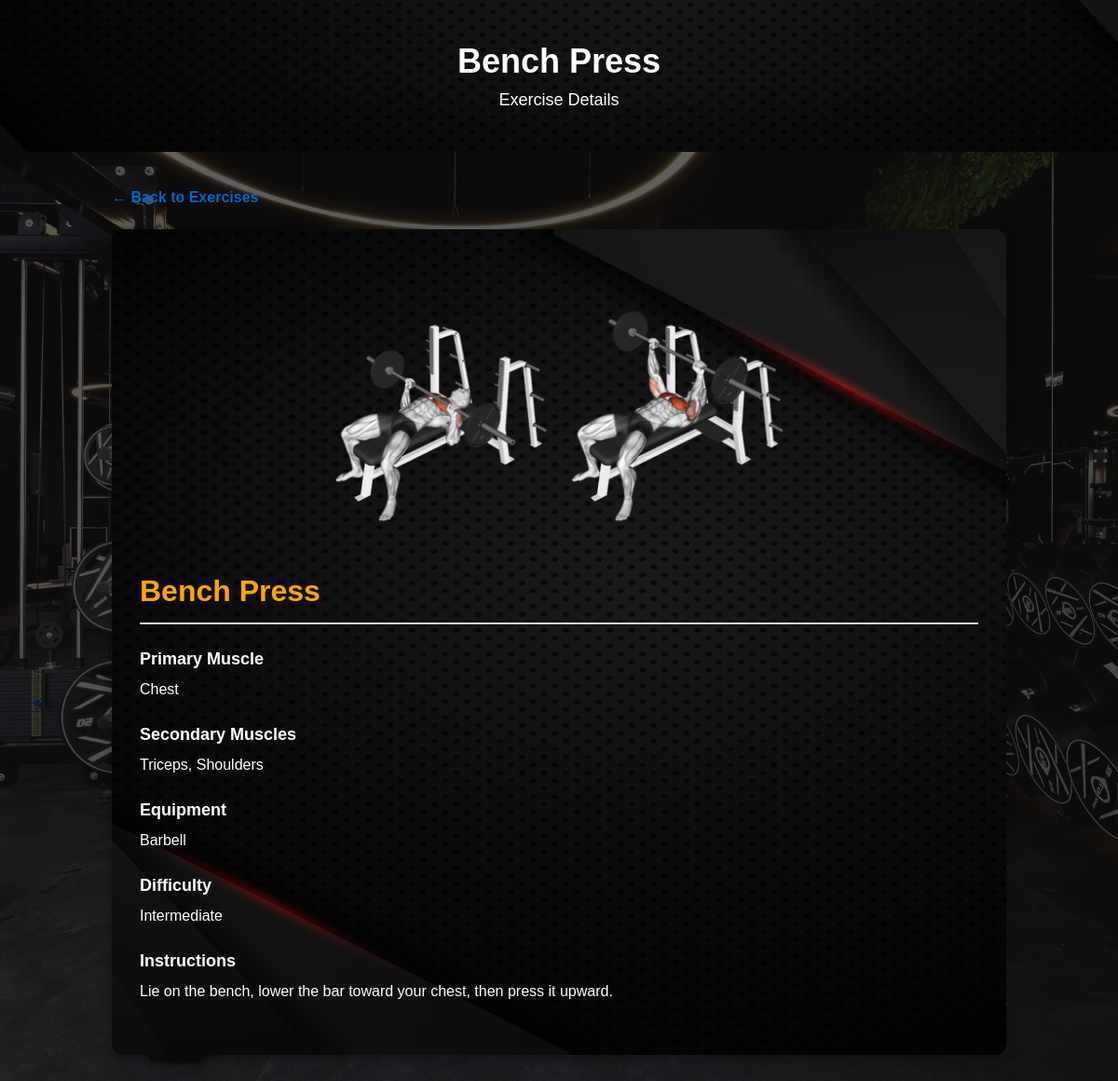
/exercise/1, run on the app's committed database.
### tables this page shows
CREATE TABLE exercises (
            id INTEGER PRIMARY KEY AUTOINCREMENT,
            category_id INTEGER NOT NULL,
            name TEXT NOT NULL,
            primary_muscle TEXT,
            secondary_muscles TEXT,
            equipment TEXT,
            difficulty TEXT,
            instructions TEXT,
            image TEXT,
            FOREIGN KEY (category_id) REFERENCES categories(id)
        );

### app.py (the view)
@app.route("/exercise/<int:exercise_id>")
def exercise_detail(exercise_id):
    connection = get_db_connection()
    exercise = connection.execute(
        "SELECT * FROM exercises WHERE id = ?",
        (exercise_id,)
    ).fetchone()
    connection.close()
    return render_template(
        "exercise_detail.html",
        exercise=exercise
    )

### app.py (called while the page is built)
def get_db_connection():
    connection = sqlite3.connect(DATABASE)
    connection.row_factory = sqlite3.Row
    return connection

### templates/exercise_detail.html (shortened to what this page needs)
<!DOCTYPE html>
<html lang="en">
<head>
    <link rel="stylesheet" href="{{ url_for('static', filename='css/style.css') }}">
</head>
<body>
    <header>
        <h1>{{ exercise["name"] }}</h1>
        <p>Exercise Details</p>
    </header>
    <main>
        <a href="javascript:history.back()">← Back to Exercises</a>
        <div class="exercise-detail">
             <img
                src="{{ url_for('static', filename='images/' + exercise['image']) }}"
                alt="{{ exercise['name'] }}"
             class="exercise-image"
             >
            <h2>{{ exercise["name"] }}</h2>
            <div class="detail-item">
                <strong>Primary Muscle</strong>
                <p>{{ exercise["primary_muscle"] }}</p>
            </div>
            <div class="detail-item">
                <strong>Secondary Muscles</strong>
                <p>{{ exercise["secondary_muscles"] }}</p>
            </div>
            <div class="detail-item">
                <strong>Equipment</strong>
                <p>{{ exercise["equipment"] }}</p>
            </div>
            <div class="detail-item">
                <strong>Difficulty</strong>
                <p>{{ exercise["difficulty"] }}</p>
            </div>
            <div class="detail-item">
                <strong>Instructions</strong>
                <p>{{ exercise["instructions"] }}</p>
            </div>
        </div>
    </main>
</body>
</html>

### static/css/style.css (style rules this page uses)
* { box-sizing: border-box; }
body { margin: 0; font-family: Arial, sans-serif; background: #f4f4f4; color: #222; }
header { background-image: linear-gradient( rgba(0, 0, 0, 0.60), rgba(0, 0, 0, 0.75) ), url("/static/images/gym-header.jpg"); background-size: cover; background-position: center; background-repeat: no-repeat; color: white; padding: 45px 30px; text-align: center; min-height: 110px; display: flex; flex-direction: column; justify-content: center; }
header h1 { margin: 0 0 10px; font-size: 36px; }
header p { margin: 0; font-size: 18px; }
main { max-width: 1000px; margin: 40px auto; padding: 0 20px; }
main > a { color: #0066cc; text-decoration: none; font-weight: bold; }
h2 { margin-top: 30px; font-size: 28px; }
.exercise-detail { background: white; margin-top: 25px; padding: 35px; border-radius: 10px; box-shadow: 0 3px 10px rgba(0, 0, 0, 0.1); }
.exercise-detail h2 { margin-top: 0; font-size: 32px; border-bottom: 2px solid #ddd; padding-bottom: 15px; }
.detail-item { margin: 25px 0; }
.detail-item strong { font-size: 18px; }
.detail-item p { line-height: 1.7; margin-top: 8px; }
body { font-family: Arial, sans-serif; margin: 0; color: #222; background-image: linear-gradient( rgba(15, 15, 15, 0.65), rgba(15, 15, 15, 0.75) ), url("/static/images/gym-background.jpg"); background-size: cover; background-position: center; background-attachment: fixed; background-repeat: no-repeat; min-height: 100vh; }
.exercise-image { display: block; width: 100%; max-width: 500px; height: 300px; object-fit: cover; margin: 20px auto; border-radius: 10px; }
main h2 { color: #FFA500; }
main h2, .empty-state, label { color: #FFB347; }
.exercise-detail { background-image: linear-gradient( rgba(0, 0, 0, 0.45), rgba(0, 0, 0, 0.70) ), url("/static/images/exercise-card.jpg"); background-size: cover; background-position: center; background-repeat: no-repeat; color: white; padding: 30px; border-radius: 12px; box-shadow: 0 4px 12px rgba(0, 0, 0, 0.3); }
.exercise-detail h2, .exercise-detail h3 { color: orange; }
.exercise-detail p { color: white; }

### data on the page
exercises: name "Bench Press", image (picture), primary_muscle "Chest", secondary_muscles "Triceps, Shoulders", equipment "Barbell", difficulty "Intermediate", instructions "Lie on the bench, lower the bar toward your chest, then press it upward."
